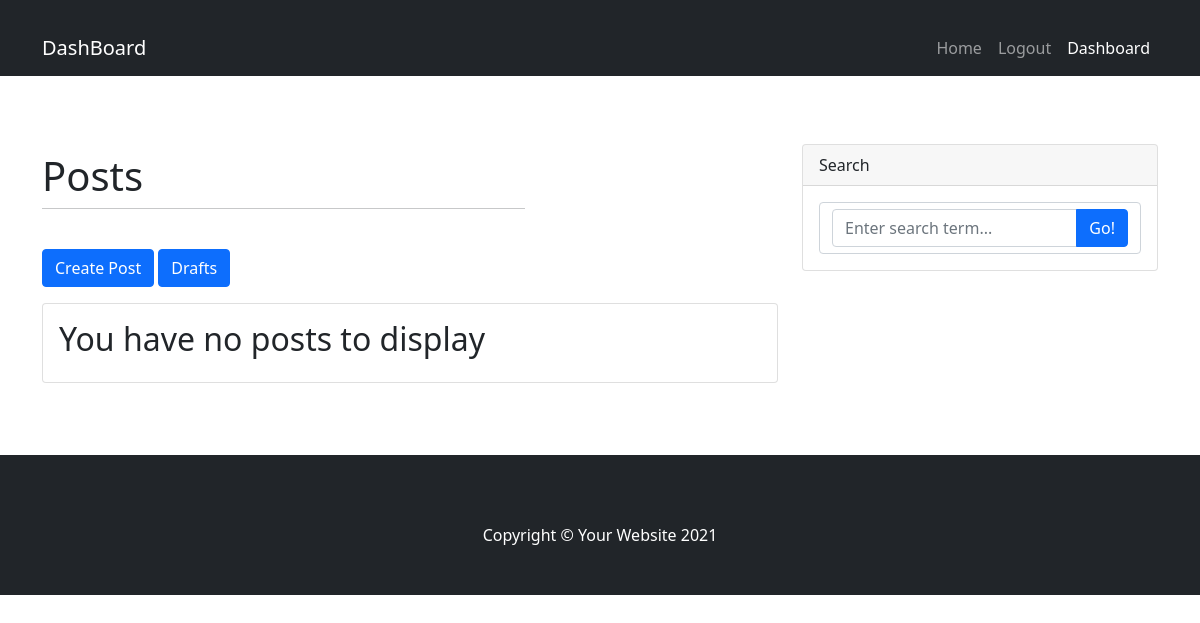
The app's page /dashboard/ (signed in), older data.
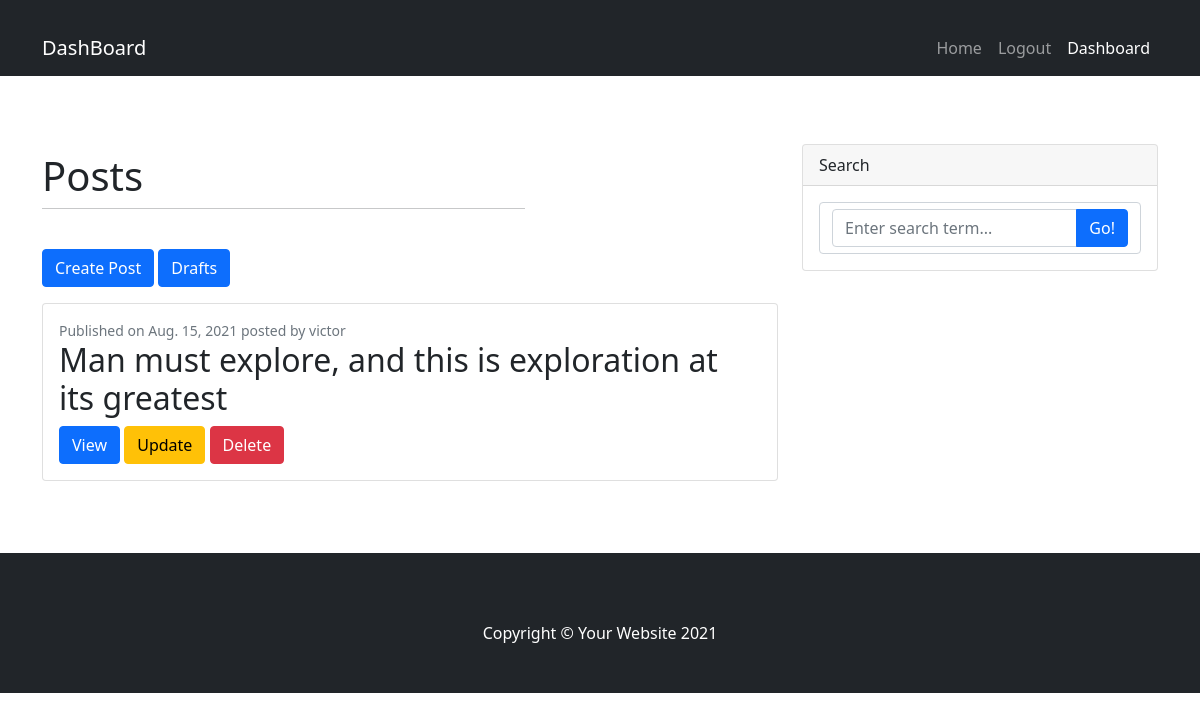
The same page, newer data.
### blog/models.py (models this page shows, shortened)
class Post(models.Model):
    author = models.ForeignKey(User, on_delete=models.CASCADE)
    title = models.CharField(max_length=200)
    content = models.TextField()
    slug = models.SlugField(allow_unicode=True, unique=True, blank=True)
    image = models.ImageField(default='post.jpg', upload_to='post_pics/')
    created_date = models.DateField(default=timezone.now)
    published_date = models.DateField(blank=True, null=True)
    category = models.ForeignKey('blog.category', on_delete=models.CASCADE)
    likes = models.ManyToManyField(User, related_name="post_like")

### blog/views.py (the view)
# urls.py: path('dashboard/', views.DashBoardView.as_view(), name='dashboard'),
class DashBoardView(CategoryMixin, ListView):
    template_name = 'dashboard/dpost_list.html'
    model = Post
    def get_context_data(self, **kwargs):
        context = super(DashBoardView, self).get_context_data(**kwargs)
        d_posts = self.get_dposts()
        context['d_posts'] = d_posts
        context['page_obj'] = d_posts
        return context
    def get_dposts(self):
        queryset = Post.objects.filter(author_id=self.request.user)
        paginator = Paginator(queryset, 8)
        page = self.request.GET.get('page')
        d_posts = paginator.get_page(page)
        return d_posts

### blog/views.py (called while the page is built)
    def get_categories(self):
        return Category.objects.all()

    def get_context_data(self, **kwargs):
        context = super(CategoryMixin, self).get_context_data(**kwargs)
        context['categories'] = self.get_categories()
        return context

### blog/templates/dashboard/dpost_list.html (shortened to what this page needs)
{% extends 'dashboard/d_base.html'%}
{% block content %}
        <div class="container">
            <div class="row py-5">
                <div class="col-lg-8">
                    <div class="row justify-content-left">
                        <div class="col-8">
                          <h1 class="mt-2">Posts</h1>
                          <hr class="mt-0 mb-4">
                        <a class="btn btn-primary my-3" href="{% url 'post_create' %}">Create Post</a>
                        <a class="btn btn-primary my-3" href="{% url 'post_drafts' %}">Drafts</a>
                        </div>
                    </div>
                    {% for post in d_posts %}
                        {% if post.published_date %}
                        <div class="card mb-4">
                            <div class="card-body">
                                <div class="small text-muted">Published on {{ post.published_date }} posted by {{ post.author.username }}</div>
                                <h2 class="card-title">{{ post.title }}</h2>
                                <a class="btn btn-primary" href="{% url 'post_detail' slug=post.slug %}">View</a>
                                <a class="btn btn-warning" href="{% url 'post_update' slug=post.slug %}">Update</a>
                                <a class="btn btn-danger" href="{% url 'post_delete' slug=post.slug %}">Delete</a>
                            </div>
                        </div>
                        {% elif not post.published_date %}
                        <div class="card mb-4">
                            <div class="card-body">
                                <h2 class="card-title">You have no posts to display</h2>
                            </div>
                        </div>
                        {% endif %}
                    {% endfor %}
                </div>
                <div class="col-lg-4">
                    <div class="card mb-4">
                        <div class="card-header">Search</div>
                        <div class="card-body">
                            <form class="form-control" method="GET" action="{% url 'dsearch_result' %}">
                            <div class="input-group">
                                <input class="form-control" name="q" type="text" placeholder="Enter search term..." aria-label="Enter search term..." aria-describedby="button-search" />
                                <button class="btn btn-primary" id="button-search" type="submit">Go!</button>
                            </div>
                            </form>
                        </div>
                    </div>
                    </div>
                </div>
            </div>
 {% endblock %}

Row changes from the older to the newer data that the page shows:
changed Post: published_date (not shown) → "Aug. 15, 2021"; author.username (not shown) → "victor"; title (not shown) → "Man must explore, and this is exploration at its greatest"; published_date "You have no posts to display" → "Published on posted by View Update Delete"
